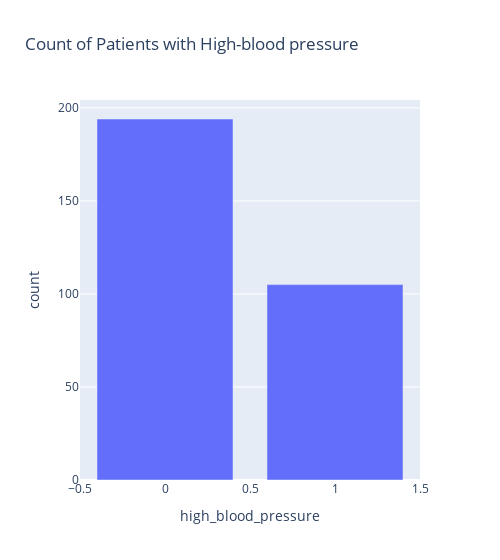

Here is the notebook cell this chart was saved with:
### Markdown cell above
# High Blood Pressure

### Code cell
ds = df['high_blood_pressure'].value_counts().reset_index()
ds.columns = ['high_blood_pressure', 'count']
fig = px.bar(ds, x='high_blood_pressure', y="count", orientation='v', title='Count of Patients with High-blood pressure', width=500)
fig.show()

### Figure 1 — Plotly figure (JSON) as saved in the notebook; plotly's stock layout.template omitted (floating-point values rounded to 4 significant figures)
{"data": [{"alignmentgroup": "True", "hovertemplate": "high_blood_pressure=%{x}<br>count=%{y}<extra></extra>", "legendgroup": "", "marker": {"color": "#636efa"}, "name": "", "offsetgroup": "", "orientation": "v", "showlegend": false, "textposition": "auto", "type": "bar", "x": [0, 1], "xaxis": "x", "y": [194, 105], "yaxis": "y"}], "layout": {"barmode": "relative", "legend": {"tracegroupgap": 0}, "title": {"text": "Count of Patients with High-blood pressure"}, "width": 500, "xaxis": {"anchor": "y", "domain": [0, 1], "title": {"text": "high_blood_pressure"}}, "yaxis": {"anchor": "x", "domain": [0, 1], "title": {"text": "count"}}}}
